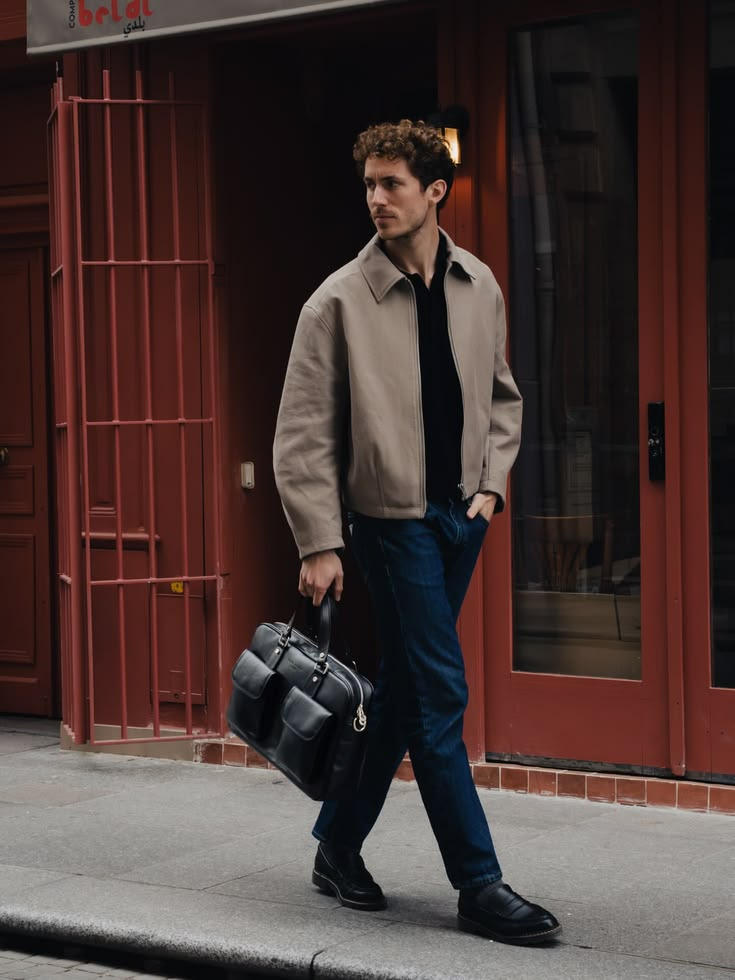
#> input picture ojos2/4.jpg, 735 x 980 px, found by its file name
$ python analyze_4_regions.py
#> lines starting #> are read from the running program, lines starting #| are printed output that depends on the picture
import cv2
import os

img = cv2.imread("ojos2/4.jpg")
#> img is the input picture: shape (980, 735, 3); mean B, G, R 52, 54.6, 72.1
gray = cv2.cvtColor(img, cv2.COLOR_BGR2GRAY)
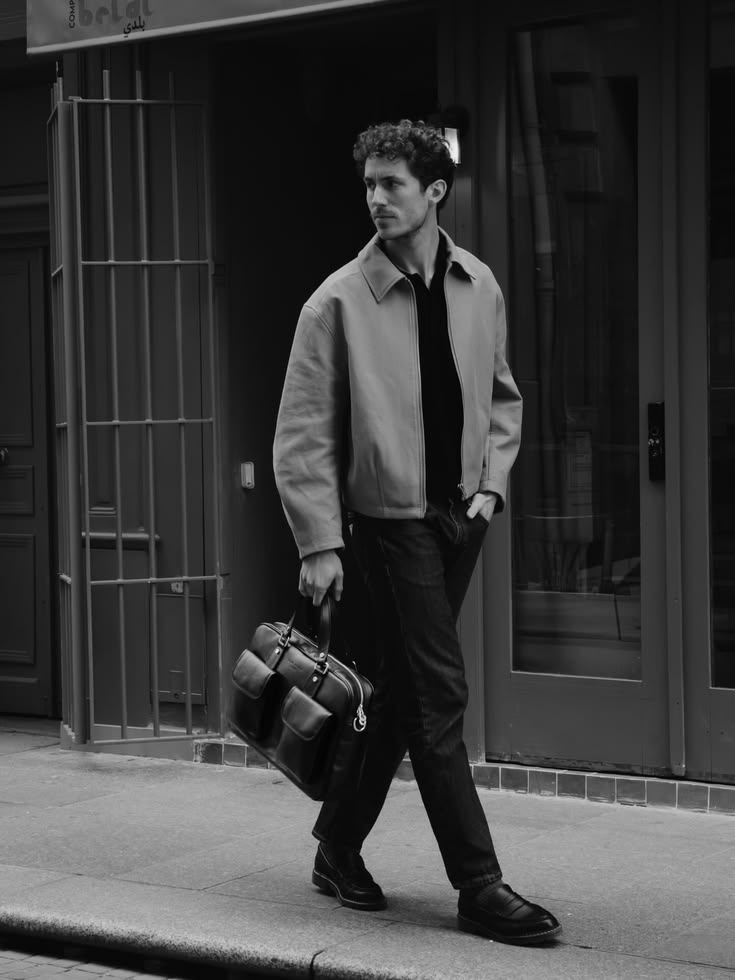
#> gray: shape (980, 735); min 0, max 243, mean 59.6

face_cascade = cv2.CascadeClassifier(os.path.join(cv2.data.haarcascades, "haarcascade_frontalface_default.xml"))
faces = face_cascade.detectMultiScale(gray, scaleFactor=1.05, minNeighbors=3)
#> faces = [[426, 174, 26, 26], [340, 151, 87, 87], [260, 416, 89, 89]]

print("Faces detected in 4.jpg with relaxed parameters:")
for i, (fx, fy, fw, fh) in enumerate(faces):
    print(f"  Face {i}: [{fx}, {fy}, {fw}, {fh}]")
#> this loop made 3 passes
#|   Face 0: [426, 174, 26, 26]
#|   Face 1: [340, 151, 87, 87]
#|   Face 2: [260, 416, 89, 89]

# Let's save a context image for Candidate 1: [302, 548, 22, 22]
# We crop a 100x100 region centered at Candidate 1
c1_ctx = img[max(0, 548-40):min(img.shape[0], 548+62), max(0, 302-40):min(img.shape[1], 302+62)]
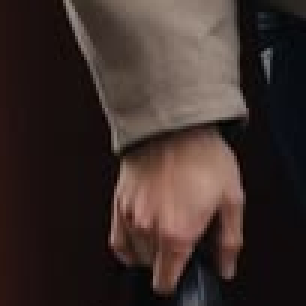
#> c1_ctx: shape (102, 102, 3) (shown 3 times larger); mean B, G, R 41.6, 45.2, 58.7
cv2.imwrite("C:/Users/JhonOcz/.gemini/antigravity-ide/brain/c571f64c-0dc4-4ab1-9ad3-67b150bd97af/scratch/crop_4_cand1_context.jpg", c1_ctx)

# Let's save a context image for Candidate 2: [358, 271, 44, 44]
# We crop a 150x150 region centered at Candidate 2
c2_ctx = img[max(0, 271-50):min(img.shape[0], 271+94), max(0, 358-50):min(img.shape[1], 358+94)]
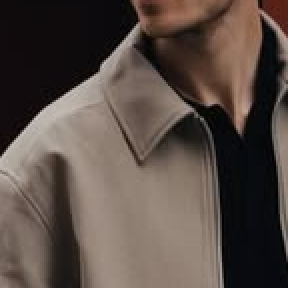
#> c2_ctx: shape (144, 144, 3) (shown 2 times larger); mean B, G, R 69.2, 75.8, 88.1
cv2.imwrite("C:/Users/JhonOcz/.gemini/antigravity-ide/brain/c571f64c-0dc4-4ab1-9ad3-67b150bd97af/scratch/crop_4_cand2_context.jpg", c2_ctx)

print("Saved context crops.")

$ run again, with ojos2/2.jpg copied over ojos2/4.jpg
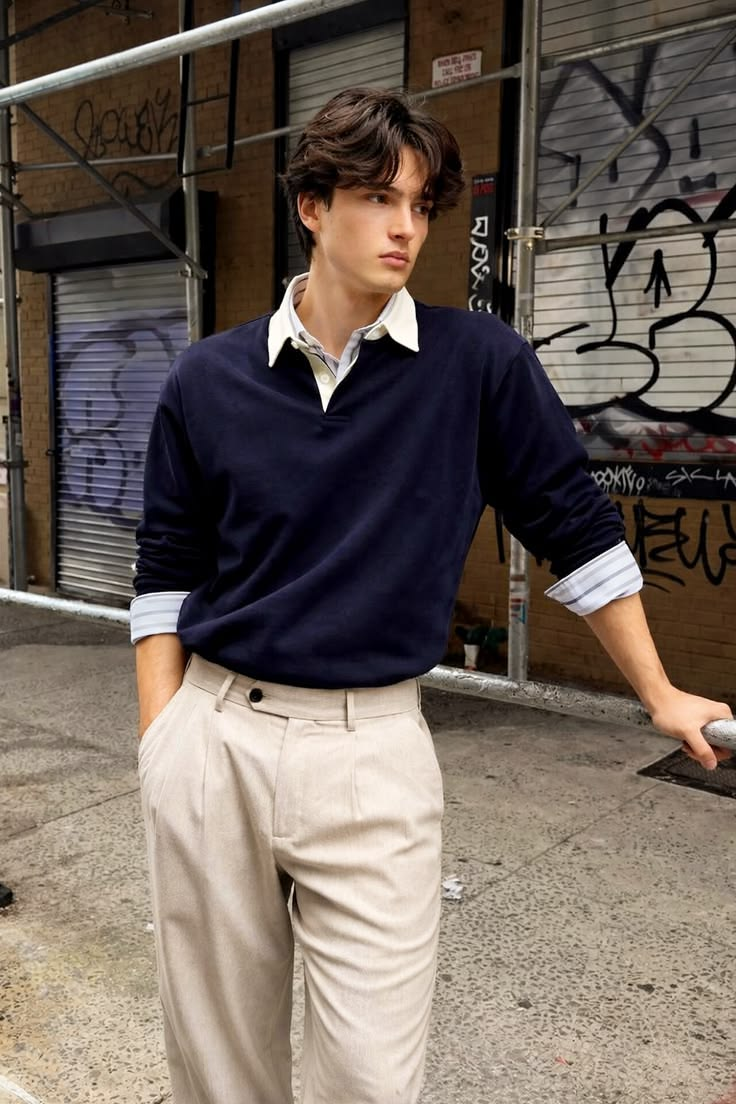
#> input picture ojos2/2.jpg, 736 x 1104 px, found by its file name
#> img is the input picture: shape (1104, 736, 3); mean B, G, R 89.7, 98, 109.7
#> `gray = cv2.cvtColor(img, cv2.COLOR_BGR2GRAY)`:
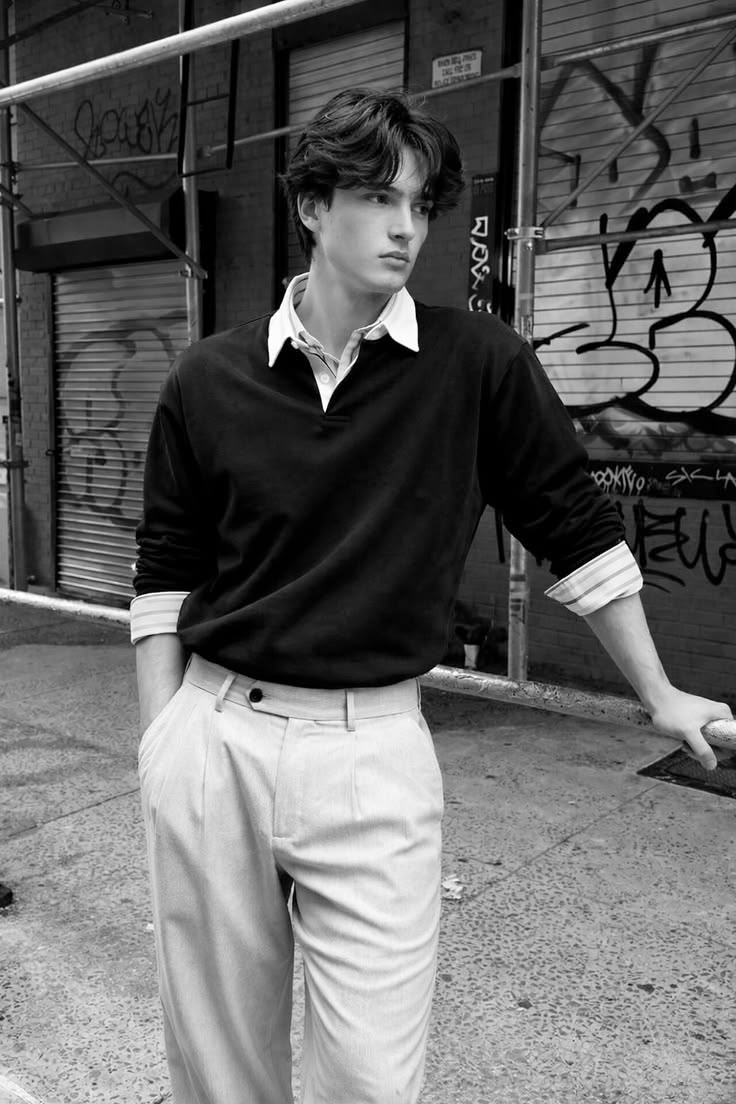
#> gray: shape (1104, 736); min 0, max 255, mean 100.5
#> faces = [[548, 367, 34, 34], [623, 351, 36, 36], [539, 352, 35, 35], [625, 140, 41, 41], [610, 51, 40, 40], [174, 793, 74, 74], [359, 173, 84, 84], [363, 785, 100, 100], [337, 157, 129, 129], [418, 820, 126, 126]]
#> the loop `for i, (fx, fy, fw, fh) in enumerate(faces):` made 10 passes
#> (printed output is left out)
#> `c2_ctx = img[max(0, 271-50):min(img.shape[0], 271+94), max(0, 358-50):..`:
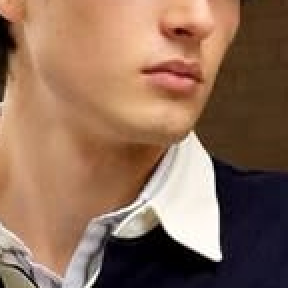
#> c2_ctx: shape (144, 144, 3) (shown 2 times larger); mean B, G, R 87.8, 108.7, 142.2

$ run again, with ojos2/3.jpg copied over ojos2/4.jpg
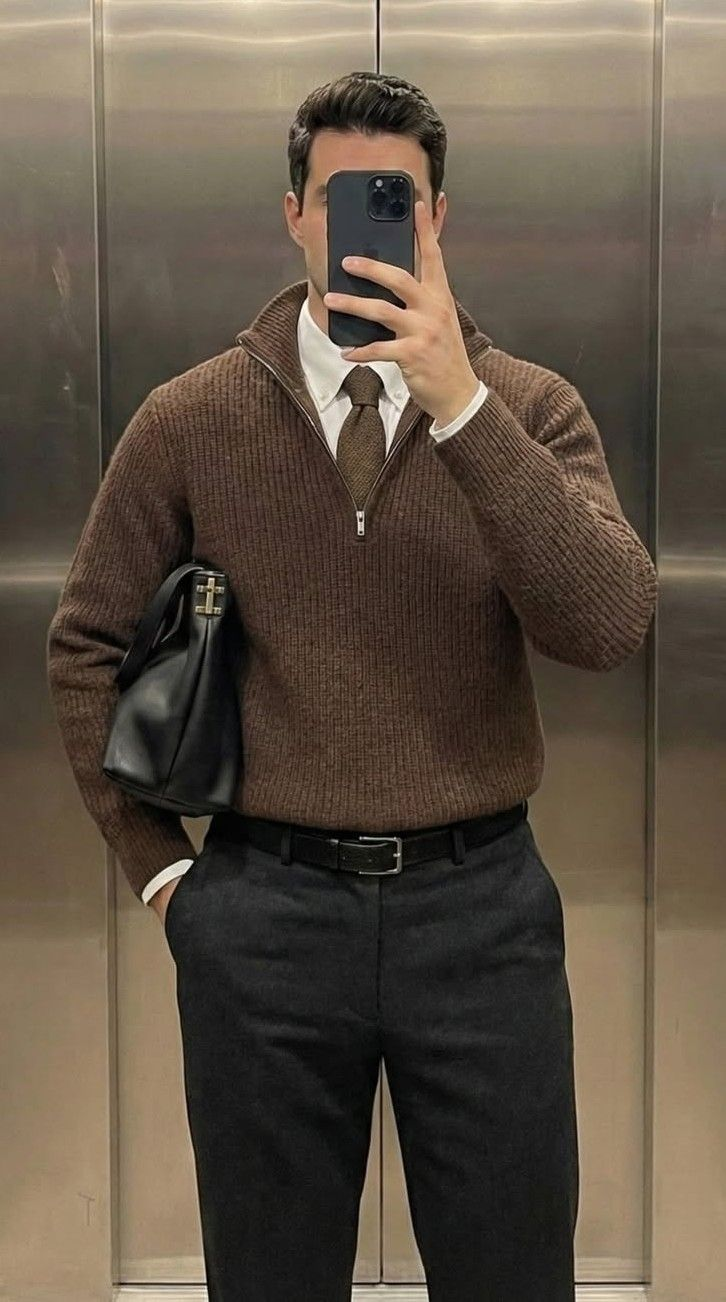
#> input picture ojos2/3.jpg, 726 x 1302 px, found by its file name
#> img is the input picture: shape (1302, 726, 3); mean B, G, R 68.4, 82.2, 94.5
#> `gray = cv2.cvtColor(img, cv2.COLOR_BGR2GRAY)`:
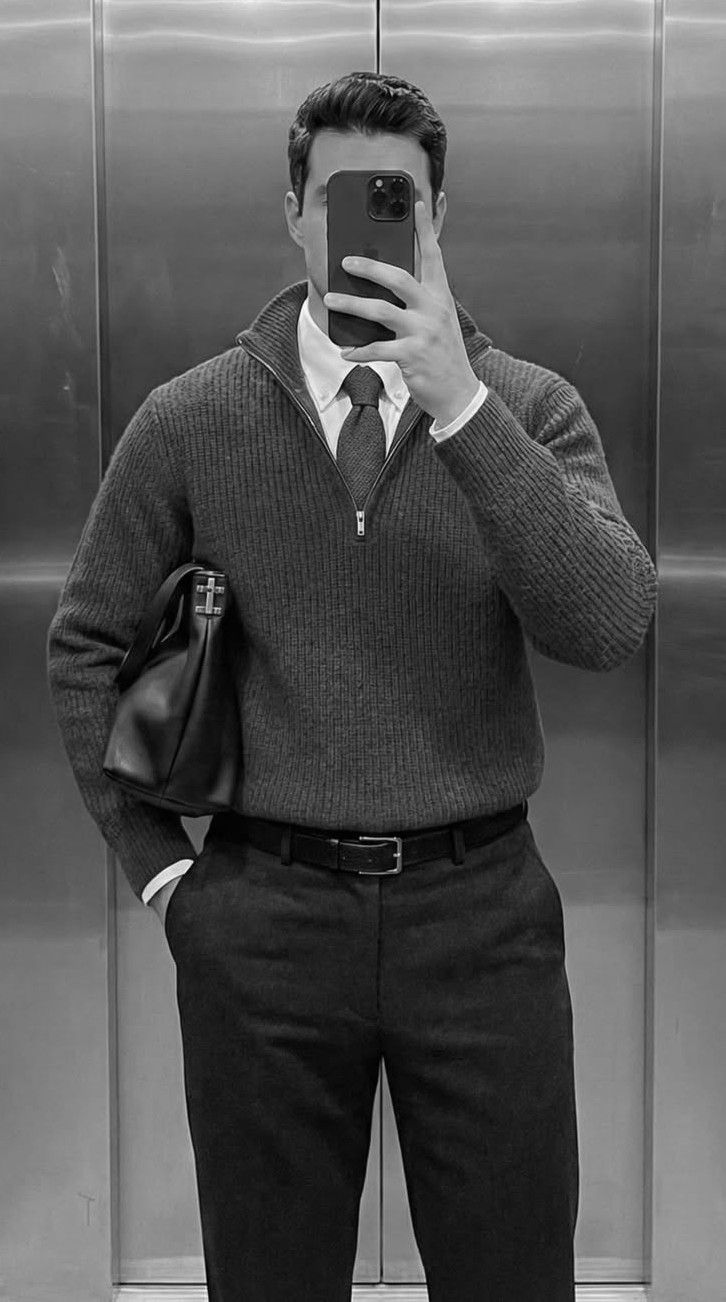
#> gray: shape (1302, 726); min 0, max 254, mean 84.3
#> faces = [[49, 696, 68, 68], [170, 689, 435, 435]]
#> the loop `for i, (fx, fy, fw, fh) in enumerate(faces):` made 2 passes
#> (printed output is left out)
#> `c2_ctx = img[max(0, 271-50):min(img.shape[0], 271+94), max(0, 358-50):..`:
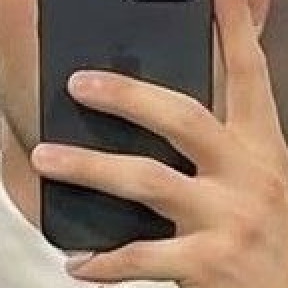
#> c2_ctx: shape (144, 144, 3) (shown 2 times larger); mean B, G, R 98.1, 116.8, 143
